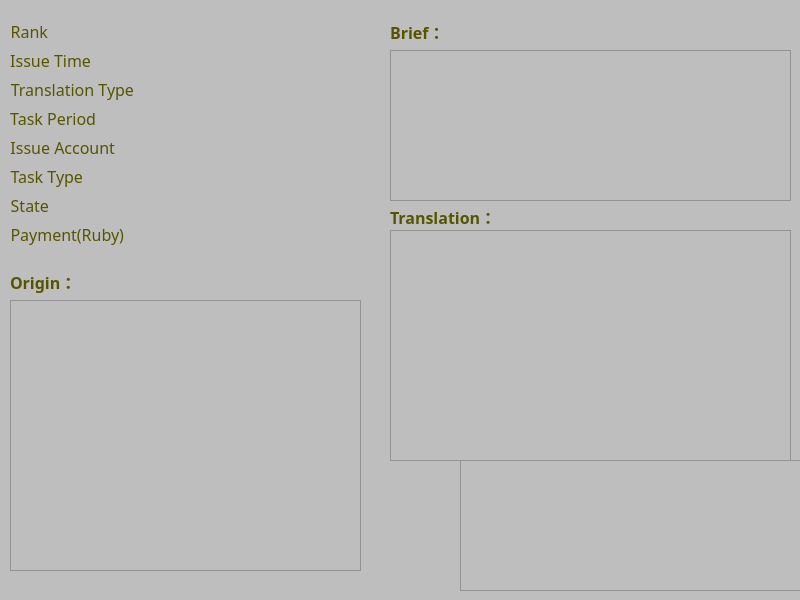
<?xml version="1.0" encoding="UTF-8"?>
<ui version="4.0">
 <class>DialogFiniTaskOper</class>
 <widget class="QDialog" name="DialogFiniTaskOper">
  <property name="geometry">
   <rect>
    <x>0</x>
    <y>0</y>
    <width>800</width>
    <height>600</height>
   </rect>
  </property>
  <property name="windowTitle">
   <string>Task</string>
  </property>
  <property name="styleSheet">
   <string notr="true">background-color: rgb(190, 190, 190);</string>
  </property>
  <widget class="QWidget" name="formLayoutWidget">
   <property name="geometry">
    <rect>
     <x>10</x>
     <y>20</y>
     <width>351</width>
     <height>243</height>
    </rect>
   </property>
   <layout class="QFormLayout" name="formLayout">
    <item row="0" column="0">
     <widget class="QLabel" name="label_1">
      <property name="font">
       <font>
        <family>Century Gothic</family>
        <pointsize>12</pointsize>
       </font>
      </property>
      <property name="styleSheet">
       <string notr="true">color: rgb(85, 85, 0);</string>
      </property>
      <property name="text">
       <string>Rank</string>
      </property>
      <property name="alignment">
       <set>Qt::AlignRight|Qt::AlignTrailing|Qt::AlignVCenter</set>
      </property>
     </widget>
    </item>
    <item row="0" column="1">
     <widget class="QLabel" name="labelRank">
      <property name="font">
       <font>
        <family>Century Gothic</family>
        <pointsize>12</pointsize>
       </font>
      </property>
      <property name="styleSheet">
       <string notr="true">color: rgb(0, 0, 255);</string>
      </property>
      <property name="text">
       <string/>
      </property>
     </widget>
    </item>
    <item row="1" column="0">
     <widget class="QLabel" name="label_4">
      <property name="font">
       <font>
        <family>Century Gothic</family>
        <pointsize>12</pointsize>
       </font>
      </property>
      <property name="styleSheet">
       <string notr="true">color: rgb(85, 85, 0);</string>
      </property>
      <property name="text">
       <string>Issue Time</string>
      </property>
      <property name="alignment">
       <set>Qt::AlignRight|Qt::AlignTrailing|Qt::AlignVCenter</set>
      </property>
     </widget>
    </item>
    <item row="1" column="1">
     <widget class="QLabel" name="labelIssTime">
      <property name="font">
       <font>
        <family>Century Gothic</family>
        <pointsize>12</pointsize>
       </font>
      </property>
      <property name="styleSheet">
       <string notr="true">color: rgb(0, 0, 255);</string>
      </property>
      <property name="text">
       <string/>
      </property>
     </widget>
    </item>
    <item row="2" column="0">
     <widget class="QLabel" name="label_2">
      <property name="font">
       <font>
        <family>Century Gothic</family>
        <pointsize>12</pointsize>
       </font>
      </property>
      <property name="styleSheet">
       <string notr="true">color: rgb(85, 85, 0);</string>
      </property>
      <property name="text">
       <string>Translation Type</string>
      </property>
      <property name="alignment">
       <set>Qt::AlignRight|Qt::AlignTrailing|Qt::AlignVCenter</set>
      </property>
     </widget>
    </item>
    <item row="2" column="1">
     <widget class="QLabel" name="labelTransType">
      <property name="font">
       <font>
        <family>Century Gothic</family>
        <pointsize>12</pointsize>
       </font>
      </property>
      <property name="styleSheet">
       <string notr="true">color: rgb(0, 0, 255);</string>
      </property>
      <property name="text">
       <string/>
      </property>
     </widget>
    </item>
    <item row="3" column="0">
     <widget class="QLabel" name="label_6">
      <property name="font">
       <font>
        <family>Century Gothic</family>
        <pointsize>12</pointsize>
       </font>
      </property>
      <property name="styleSheet">
       <string notr="true">color: rgb(85, 85, 0);</string>
      </property>
      <property name="text">
       <string>Task Period</string>
      </property>
      <property name="alignment">
       <set>Qt::AlignRight|Qt::AlignTrailing|Qt::AlignVCenter</set>
      </property>
     </widget>
    </item>
    <item row="3" column="1">
     <widget class="QLabel" name="labelConPeriod">
      <property name="font">
       <font>
        <family>Century Gothic</family>
        <pointsize>12</pointsize>
       </font>
      </property>
      <property name="styleSheet">
       <string notr="true">color: rgb(0, 0, 255);</string>
      </property>
      <property name="text">
       <string/>
      </property>
     </widget>
    </item>
    <item row="4" column="0">
     <widget class="QLabel" name="labelAccHead">
      <property name="font">
       <font>
        <family>Century Gothic</family>
        <pointsize>12</pointsize>
       </font>
      </property>
      <property name="styleSheet">
       <string notr="true">color: rgb(85, 85, 0);</string>
      </property>
      <property name="text">
       <string>Issue Account</string>
      </property>
      <property name="alignment">
       <set>Qt::AlignRight|Qt::AlignTrailing|Qt::AlignVCenter</set>
      </property>
     </widget>
    </item>
    <item row="4" column="1">
     <widget class="QLabel" name="labelAcc">
      <property name="font">
       <font>
        <family>Century Gothic</family>
        <pointsize>12</pointsize>
       </font>
      </property>
      <property name="styleSheet">
       <string notr="true">color: rgb(0, 0, 255);</string>
      </property>
      <property name="text">
       <string/>
      </property>
     </widget>
    </item>
    <item row="5" column="0">
     <widget class="QLabel" name="label_9">
      <property name="font">
       <font>
        <family>Century Gothic</family>
        <pointsize>12</pointsize>
       </font>
      </property>
      <property name="styleSheet">
       <string notr="true">color: rgb(85, 85, 0);</string>
      </property>
      <property name="text">
       <string>Task Type</string>
      </property>
      <property name="alignment">
       <set>Qt::AlignRight|Qt::AlignTrailing|Qt::AlignVCenter</set>
      </property>
     </widget>
    </item>
    <item row="5" column="1">
     <widget class="QLabel" name="labelTaskType">
      <property name="font">
       <font>
        <family>Century Gothic</family>
        <pointsize>12</pointsize>
       </font>
      </property>
      <property name="styleSheet">
       <string notr="true">color: rgb(0, 0, 255);</string>
      </property>
      <property name="text">
       <string/>
      </property>
     </widget>
    </item>
    <item row="6" column="0">
     <widget class="QLabel" name="label_3">
      <property name="font">
       <font>
        <family>Century Gothic</family>
        <pointsize>12</pointsize>
       </font>
      </property>
      <property name="styleSheet">
       <string notr="true">color: rgb(85, 85, 0);</string>
      </property>
      <property name="text">
       <string>State</string>
      </property>
      <property name="alignment">
       <set>Qt::AlignRight|Qt::AlignTrailing|Qt::AlignVCenter</set>
      </property>
     </widget>
    </item>
    <item row="6" column="1">
     <widget class="QLabel" name="labelState">
      <property name="font">
       <font>
        <family>Century Gothic</family>
        <pointsize>12</pointsize>
       </font>
      </property>
      <property name="styleSheet">
       <string notr="true">color: rgb(0, 0, 255);</string>
      </property>
      <property name="text">
       <string/>
      </property>
     </widget>
    </item>
    <item row="7" column="0">
     <widget class="QLabel" name="label_5">
      <property name="font">
       <font>
        <family>Century Gothic</family>
        <pointsize>12</pointsize>
       </font>
      </property>
      <property name="styleSheet">
       <string notr="true">color: rgb(85, 85, 0);</string>
      </property>
      <property name="text">
       <string>Payment(Ruby)</string>
      </property>
      <property name="alignment">
       <set>Qt::AlignRight|Qt::AlignTrailing|Qt::AlignVCenter</set>
      </property>
     </widget>
    </item>
    <item row="7" column="1">
     <widget class="QLabel" name="labelPayment">
      <property name="font">
       <font>
        <family>Century Gothic</family>
        <pointsize>12</pointsize>
       </font>
      </property>
      <property name="styleSheet">
       <string notr="true">color: rgb(0, 0, 255);</string>
      </property>
      <property name="text">
       <string/>
      </property>
     </widget>
    </item>
   </layout>
  </widget>
  <widget class="QTextBrowser" name="textBrowserBrief">
   <property name="geometry">
    <rect>
     <x>390</x>
     <y>50</y>
     <width>401</width>
     <height>151</height>
    </rect>
   </property>
   <property name="font">
    <font>
     <family>华文细黑</family>
     <pointsize>12</pointsize>
    </font>
   </property>
   <property name="styleSheet">
    <string notr="true">border-image:transparent;</string>
   </property>
   <property name="html">
    <string>&lt;!DOCTYPE HTML PUBLIC &quot;-//W3C//DTD HTML 4.0//EN&quot; &quot;http://www.w3.org/TR/REC-html40/strict.dtd&quot;&gt;
&lt;html&gt;&lt;head&gt;&lt;meta name=&quot;qrichtext&quot; content=&quot;1&quot; /&gt;&lt;style type=&quot;text/css&quot;&gt;
p, li { white-space: pre-wrap; }
&lt;/style&gt;&lt;/head&gt;&lt;body style=&quot; font-family:'华文细黑'; font-size:12pt; font-weight:400; font-style:normal;&quot;&gt;
&lt;p style=&quot;-qt-paragraph-type:empty; margin-top:0px; margin-bottom:0px; margin-left:0px; margin-right:0px; -qt-block-indent:0; text-indent:0px;&quot;&gt;&lt;br /&gt;&lt;/p&gt;&lt;/body&gt;&lt;/html&gt;</string>
   </property>
  </widget>
  <widget class="QLabel" name="label_8">
   <property name="geometry">
    <rect>
     <x>390</x>
     <y>20</y>
     <width>61</width>
     <height>24</height>
    </rect>
   </property>
   <property name="font">
    <font>
     <family>Century Gothic</family>
     <pointsize>12</pointsize>
     <weight>75</weight>
     <bold>true</bold>
    </font>
   </property>
   <property name="styleSheet">
    <string notr="true">color: rgb(85, 85, 0);
border-image:transparent;</string>
   </property>
   <property name="text">
    <string>Brief：</string>
   </property>
  </widget>
  <widget class="QFrame" name="frame_2">
   <property name="geometry">
    <rect>
     <x>460</x>
     <y>460</y>
     <width>341</width>
     <height>131</height>
    </rect>
   </property>
   <property name="styleSheet">
    <string notr="true">border-image: url(:/CrowdSourcing/Resources/pictures/zelda_logo3.png);</string>
   </property>
   <property name="frameShape">
    <enum>QFrame::StyledPanel</enum>
   </property>
   <property name="frameShadow">
    <enum>QFrame::Raised</enum>
   </property>
  </widget>
  <widget class="QLabel" name="label_11">
   <property name="geometry">
    <rect>
     <x>390</x>
     <y>205</y>
     <width>111</width>
     <height>24</height>
    </rect>
   </property>
   <property name="font">
    <font>
     <family>Century Gothic</family>
     <pointsize>12</pointsize>
     <weight>75</weight>
     <bold>true</bold>
    </font>
   </property>
   <property name="styleSheet">
    <string notr="true">color: rgb(85, 85, 0);
border-image:transparent;</string>
   </property>
   <property name="text">
    <string>Translation：</string>
   </property>
  </widget>
  <widget class="QTextBrowser" name="textBrowserTranslation">
   <property name="geometry">
    <rect>
     <x>390</x>
     <y>230</y>
     <width>401</width>
     <height>231</height>
    </rect>
   </property>
   <property name="font">
    <font>
     <family>华文细黑</family>
     <pointsize>12</pointsize>
    </font>
   </property>
   <property name="styleSheet">
    <string notr="true">border-image:transparent;</string>
   </property>
   <property name="html">
    <string>&lt;!DOCTYPE HTML PUBLIC &quot;-//W3C//DTD HTML 4.0//EN&quot; &quot;http://www.w3.org/TR/REC-html40/strict.dtd&quot;&gt;
&lt;html&gt;&lt;head&gt;&lt;meta name=&quot;qrichtext&quot; content=&quot;1&quot; /&gt;&lt;style type=&quot;text/css&quot;&gt;
p, li { white-space: pre-wrap; }
&lt;/style&gt;&lt;/head&gt;&lt;body style=&quot; font-family:'华文细黑'; font-size:12pt; font-weight:400; font-style:normal;&quot;&gt;
&lt;p style=&quot;-qt-paragraph-type:empty; margin-top:0px; margin-bottom:0px; margin-left:0px; margin-right:0px; -qt-block-indent:0; text-indent:0px;&quot;&gt;&lt;br /&gt;&lt;/p&gt;&lt;/body&gt;&lt;/html&gt;</string>
   </property>
  </widget>
  <widget class="QTextBrowser" name="textBrowserOrigin">
   <property name="geometry">
    <rect>
     <x>10</x>
     <y>300</y>
     <width>351</width>
     <height>271</height>
    </rect>
   </property>
   <property name="font">
    <font>
     <family>华文细黑</family>
     <pointsize>12</pointsize>
    </font>
   </property>
   <property name="styleSheet">
    <string notr="true">border-image:transparent;</string>
   </property>
   <property name="html">
    <string>&lt;!DOCTYPE HTML PUBLIC &quot;-//W3C//DTD HTML 4.0//EN&quot; &quot;http://www.w3.org/TR/REC-html40/strict.dtd&quot;&gt;
&lt;html&gt;&lt;head&gt;&lt;meta name=&quot;qrichtext&quot; content=&quot;1&quot; /&gt;&lt;style type=&quot;text/css&quot;&gt;
p, li { white-space: pre-wrap; }
&lt;/style&gt;&lt;/head&gt;&lt;body style=&quot; font-family:'华文细黑'; font-size:12pt; font-weight:400; font-style:normal;&quot;&gt;
&lt;p style=&quot;-qt-paragraph-type:empty; margin-top:0px; margin-bottom:0px; margin-left:0px; margin-right:0px; -qt-block-indent:0; text-indent:0px;&quot;&gt;&lt;br /&gt;&lt;/p&gt;&lt;/body&gt;&lt;/html&gt;</string>
   </property>
  </widget>
  <widget class="QLabel" name="label_10">
   <property name="geometry">
    <rect>
     <x>10</x>
     <y>270</y>
     <width>71</width>
     <height>24</height>
    </rect>
   </property>
   <property name="font">
    <font>
     <family>Century Gothic</family>
     <pointsize>12</pointsize>
     <weight>75</weight>
     <bold>true</bold>
    </font>
   </property>
   <property name="styleSheet">
    <string notr="true">color: rgb(85, 85, 0);
border-image:transparent;</string>
   </property>
   <property name="text">
    <string>Origin：</string>
   </property>
  </widget>
 </widget>
 <resources>
  <include location="CrowdSourcing.qrc"/>
 </resources>
 <connections/>
</ui>
